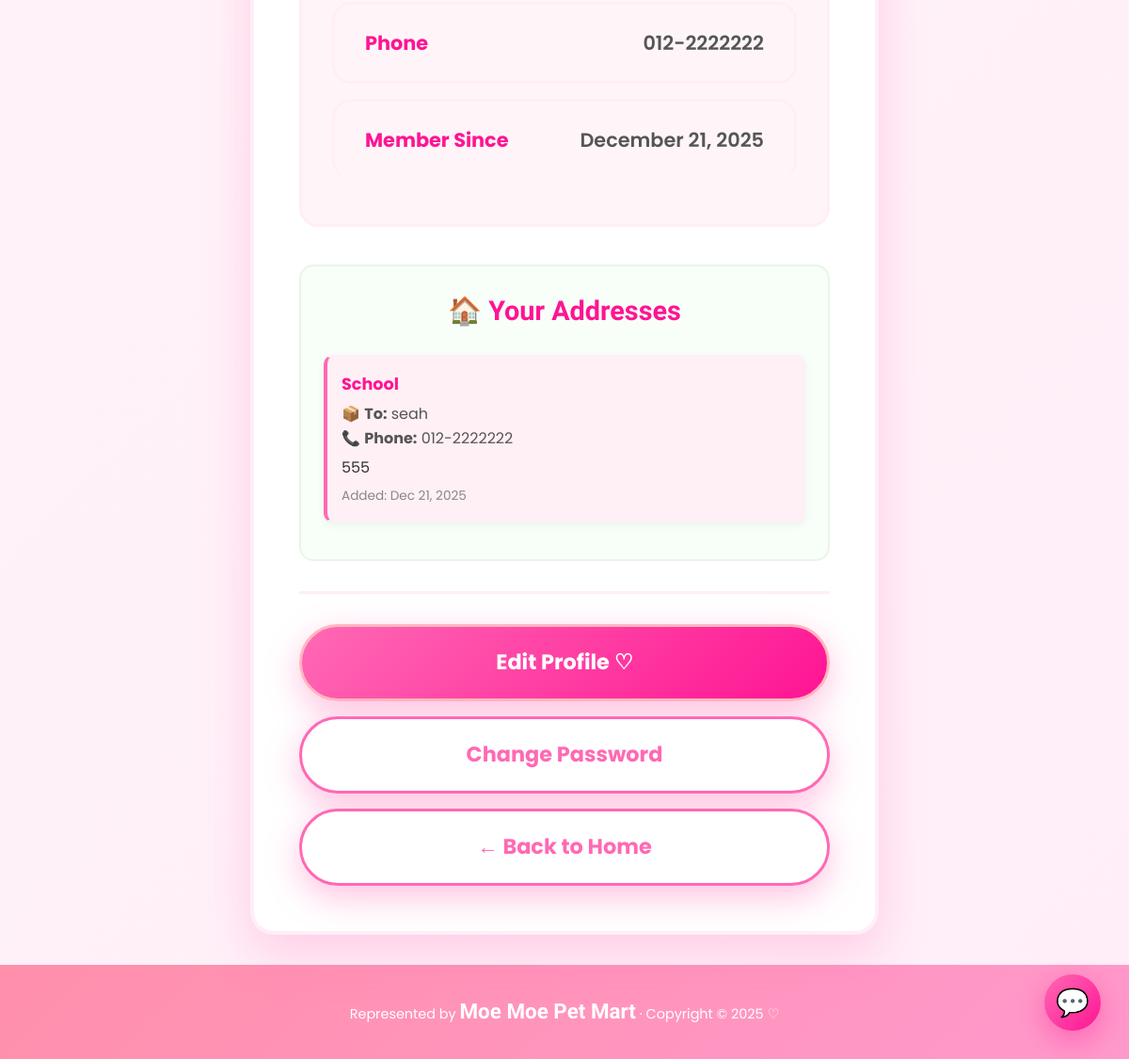
Page /profile.php (signed in, lower part) on the earlier database version.
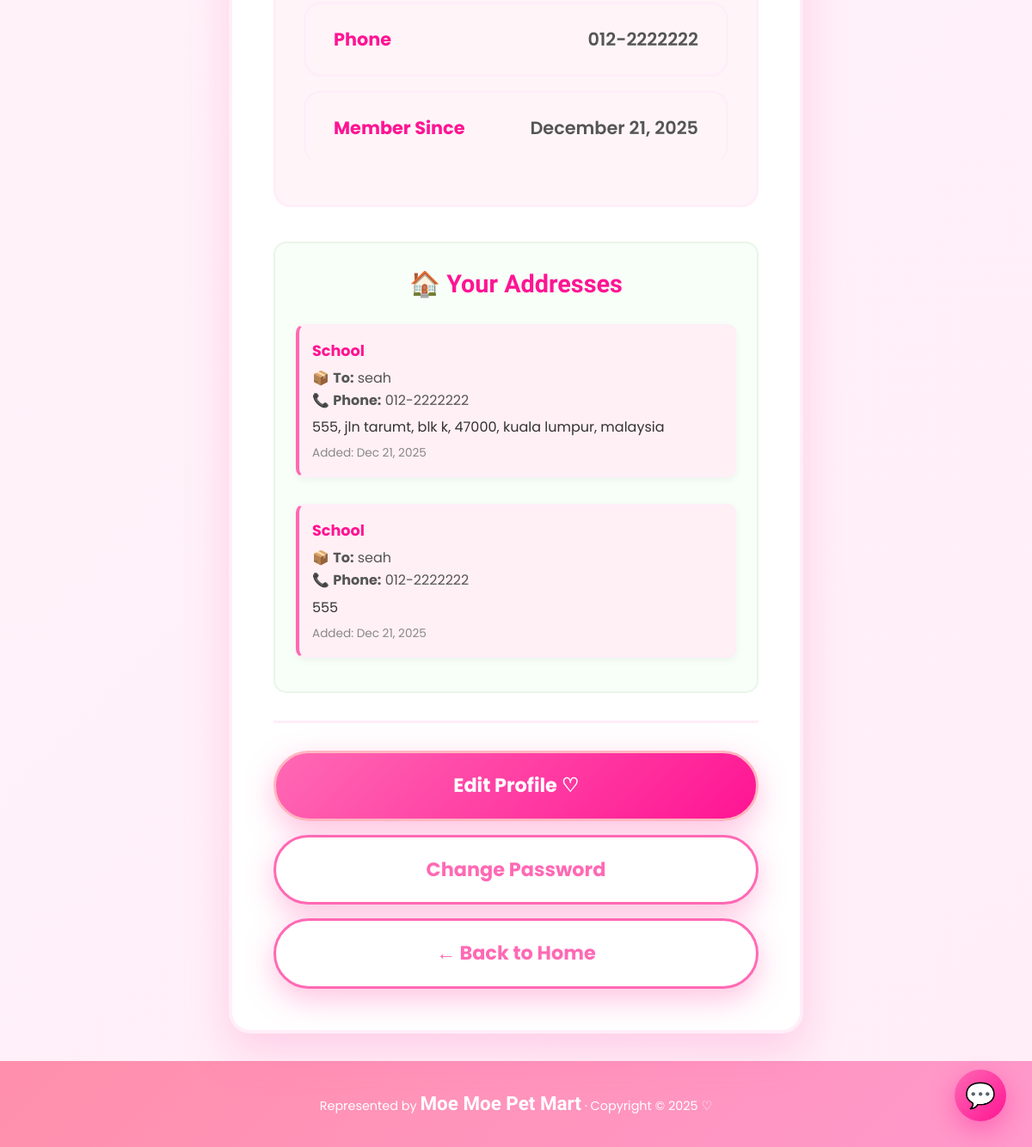
Same page on the later database version.
### tables this page shows
CREATE TABLE `user_addresses` (
  `id` int(11) NOT NULL,
  `user_id` int(11) NOT NULL,
  `address_name` varchar(100) DEFAULT 'Home',
  `recipient_name` varchar(100) NOT NULL,
  `recipient_phone` varchar(20) NOT NULL,
  `full_address` text NOT NULL,
  `created_at` timestamp NOT NULL DEFAULT current_timestamp()
);

### _base.php (called while the page is built, shortened)
<?php
function is_login() {
    return isset($_SESSION['user']) && !empty($_SESSION['user']);
}
function username() {
    return $_SESSION['user'] ?? null;
}
function current_user() {
    global $_db;
    $stm = $_db->prepare("SELECT * FROM users WHERE username = ?");
    $stm->execute([username()]);
    return $stm->fetch();
}
function encode($value) {
    return htmlentities($value);
}
?>

### profile.php (the view, shortened to what this page needs)
<?php
require '_base.php';
$user = current_user();
$stm = $_db->prepare("SELECT * FROM user_addresses WHERE user_id = ? ORDER BY created_at DESC");
$stm->execute([$user->id]);
$addresses = $stm->fetchAll();
include '_head.php';
?>
<div class="profile-container">
    <div class="profile-card">
        <div class="profile-info">
            <div class="profile-field">
                <div class="field-label">Phone</div>
                <div class="field-value"><?= encode($user->phone) ?></div>
            </div>
            <div class="profile-field">
                <div class="field-label">Member Since</div>
                <div class="field-value"><?= date('F j, Y', strtotime($user->created_at)) ?></div>
            </div>
        </div>
        <div class="address-display-simple">
            <h3>🏠 Your Addresses</h3>
            <?php if (!empty($addresses)): ?>
                <div class="address-list-simple">
                    <?php foreach ($addresses as $addr): ?>
                        <div class="address-card-simple" style="background: #fff0f5; padding: 15px; border-radius: 10px; margin-bottom: 15px; border-left: 4px solid #ff69b4;">
                            <?php if (!empty($addr->address_name)): ?>
                                <div class="address-name" style="font-weight: bold; color: #ff1493; margin-bottom: 5px;">
                                    <?= encode($addr->address_name) ?>
                                </div>
                            <?php endif; ?>
                            <?php if (!empty($addr->recipient_name)): ?>
                                <div class="recipient-info" style="margin-bottom: 8px;">
                                    <span style="color: #555;">
                                        📦 <strong>To:</strong> <?= encode($addr->recipient_name) ?>
                                    </span>
                                    <br>
                                    <span style="color: #555;">
                                        📞 <strong>Phone:</strong> <?= encode($addr->recipient_phone) ?>
                                    </span>
                                </div>
                            <?php endif; ?>
                            <div class="address-text" style="color: #333; line-height: 1.4;">
                                <?= nl2br(encode($addr->full_address)) ?>
                            </div>
                            <div class="address-date" style="margin-top: 8px; font-size: 0.85em; color: #888;">
                                Added: <?= date('M j, Y', strtotime($addr->created_at)) ?>
                            </div>
                        </div>
                    <?php endforeach; ?>
                </div>
            <?php endif; ?>
        </div>
        <div class="profile-actions">
            <a href="edit_profile.php" class="btn btn-primary">Edit Profile ♡</a>
            <a href="change_password.php" class="btn btn-secondary">Change Password</a>
            <a href="/" class="btn btn-secondary">← Back to Home</a>
        </div>
    </div>
</div>
<?php include '_foot.php'; ?>

Differences in the rows shown:
added user_addresses: address_name "School", recipient_name "seah", recipient_phone "012-2222222", full_address "555, jln tarumt, blk k, 47000, kuala lumpur, malaysia", created_at "Dec 21, 2025"
